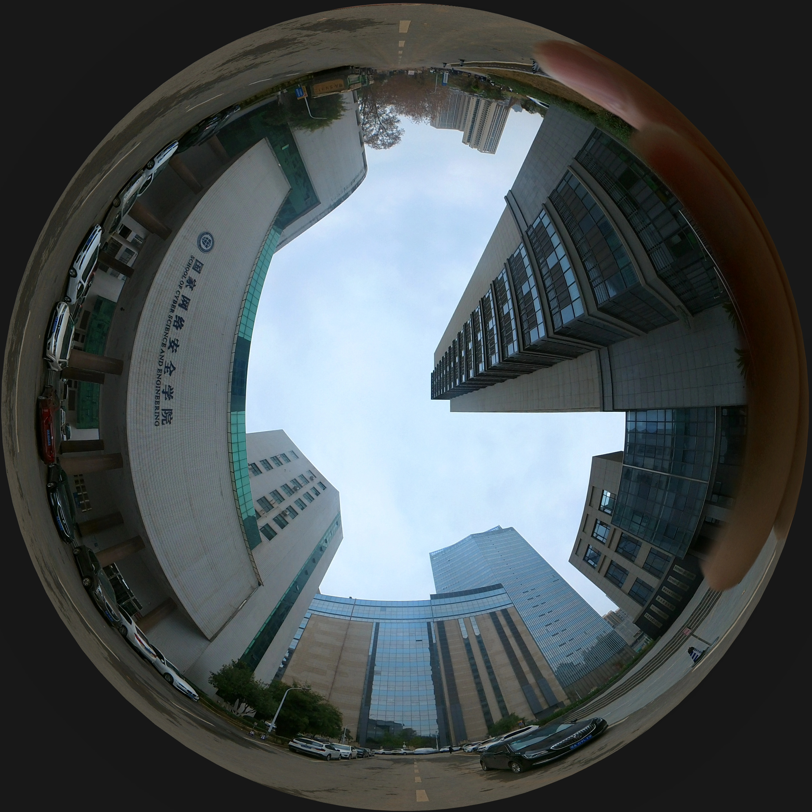
#> input picture data/bj.png, 812 x 812 px, found by its file name
$ python test.py
#> lines starting #> are read from the running program, lines starting #| are printed output that depends on the picture
import numpy as np
from matplotlib import pyplot as plt

# throw three darts:
rad = np.asarray([10000, 11000, 9400]) # consider these as distances from bull's eye in 10*µm
azi = np.asarray([352, 0, 10]) # in degrees
azi = np.deg2rad(azi) # conversion into radians

fig = plt.gcf()

axes_coords = [0, 0, 1, 1] # plotting full width and height

ax_polar = fig.add_axes(axes_coords, projection='polar', label="ax polar")
# ax_polar = fig.add_axes(axes_coords, projection='polar')
ax_polar.patch.set_alpha(0)
ax_polar.scatter(azi, rad)
ax_polar.set_ylim(0, 17000)
ax_polar.set_xlim(0, 2*np.pi)
ax_polar.set_theta_offset(0.5*np.pi) # 0° should be on top, not right
ax_polar.set_theta_direction(direction=-1) # clockwise


pic = plt.imread("bj.png")
#> pic is the input picture: shape (812, 812, 3) float32; mean R, G, B 0.29, 0.318, 0.327
ax_image = fig.add_axes(axes_coords, label="ax image")
# ax_image = fig.add_axes(axes_coords)
ax_image.imshow(pic, alpha=.5)
ax_image.axis('off')  # don't show the axes ticks/lines/etc. associated with the image

plt.show()
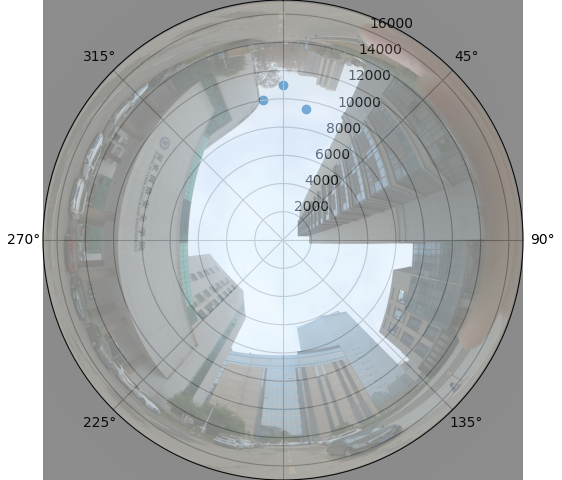
#> figure drawn by matplotlib, 2 panels

$ run again, with data/bj2.png copied over data/bj.png
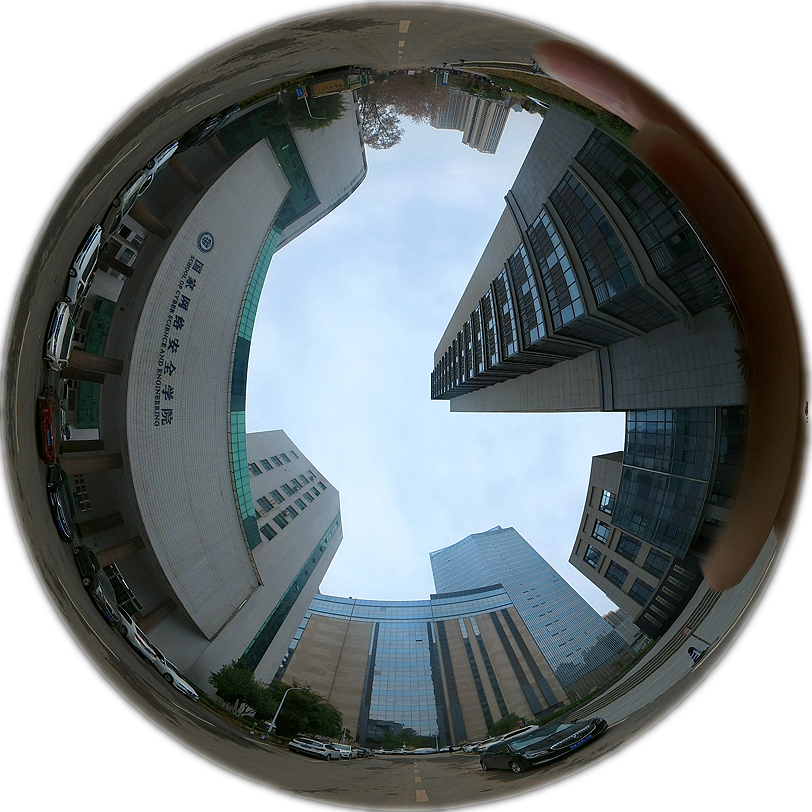
#> input picture data/bj2.png, 812 x 812 px, found by its file name
#> pic is the input picture: shape (812, 812, 4) float32; mean R, G, B, A 0.29, 0.319, 0.328, 0.777
#> `plt.show()`:
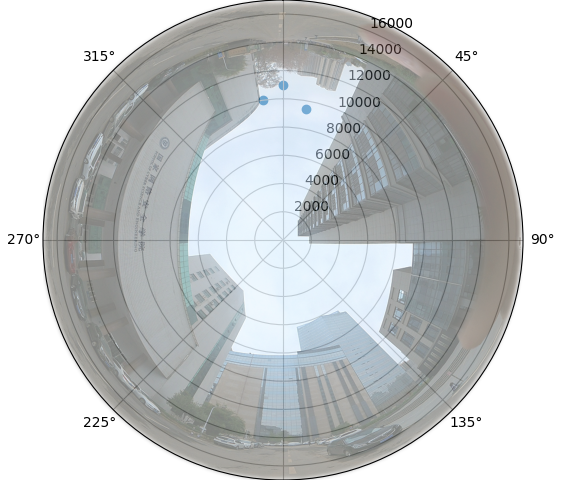
#> figure drawn by matplotlib, 2 panels
